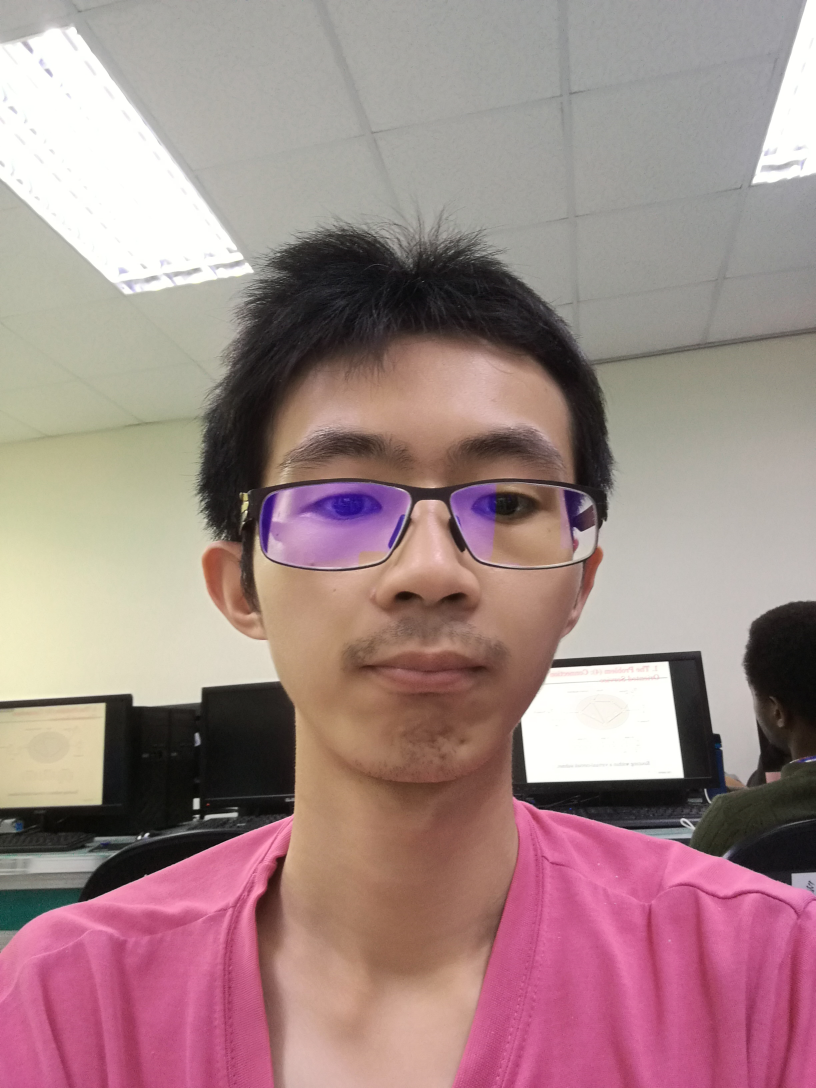
#> input picture training-data/s3/IMG_20190411_211313.jpg, 2448 x 3264 px (shown at 1/3 size); its folder holds only this picture in this run
$ python train.py
#> lines starting #> are read from the running program, lines starting #| are printed output that depends on the picture
### Face.py
import cv2
import os
import numpy as np


#there is no label 0 in our training data so subject name for index/label 0 is empty
classification_label = ["unknow", "Ramiz Raja", "Elvis Presley", "Michael"]

#create our LBPH face recognizer
face_recognizer = cv2.face.LBPHFaceRecognizer_create()


#function to detect face using OpenCV
def detect_face(img):
    #convert the test image to gray image as opencv face detector expects gray images
    gray = cv2.cvtColor(img, cv2.COLOR_BGR2GRAY)

    #load OpenCV face detector, I am using LBP which is fast
    #there is also a more accurate but slow Haar classifier
    face_cascade = cv2.CascadeClassifier('opencv-files/lbpcascade_frontalface.xml')

    #let's detect multiscale (some images may be closer to camera than others) images
    #result is a list of faces
    faces = face_cascade.detectMultiScale(gray, scaleFactor=1.2, minNeighbors=5);

    #if no faces are detected then return original img
    if (len(faces) == 0):
        return None, None

    #under the assumption that there will be only one face,
    #extract the face area
    (x, y, w, h) = faces[0]

    #return only the face part of the image
    return gray[y:y+w, x:x+h], faces[0]


def prepare_training_data(data_folder_path):

    #------STEP-1--------
    #get the directories (one directory for each subject) in data folder
#> called with data_folder_path = 'training-data'
    dirs = os.listdir(data_folder_path)

    #list to hold all subject faces
    faces = []
    #list to hold labels for all subjects
    labels = []

    #let's go through each directory and read images within it
    for dir_name in dirs:

        #our subject directories start with letter 's' so
        #ignore any non-relevant directories if any
        if not dir_name.startswith("s"):
            continue;

        #------STEP-2--------
        #extract label number of subject from dir_name
        #format of dir name = slabel
        #, so removing letter 's' from dir_name will give us label
        label = int(dir_name.replace("s", ""))

        #build path of directory containin images for current subject subject
        #sample subject_dir_path = "training-data/s1"
        subject_dir_path = data_folder_path + "/" + dir_name

        #get the images names that are inside the given subject directory
        subject_images_names = os.listdir(subject_dir_path)

        #------STEP-3--------
        #go through each image name, read image,
        #detect face and add face to list of faces
        for image_name in subject_images_names:

            #ignore system files like .DS_Store
            if image_name.startswith("."):
                continue;

            #build image path
            #sample image path = training-data/s1/1.pgm
            image_path = subject_dir_path + "/" + image_name

            #read image
            image = cv2.imread(image_path)
#> image is the input picture: shape (3264, 2448, 3); mean B, G, R 135.4, 136, 162.6

            #display an image window to show the image
            cv2.imshow("Training on image...", cv2.resize(image, (400, 500)))
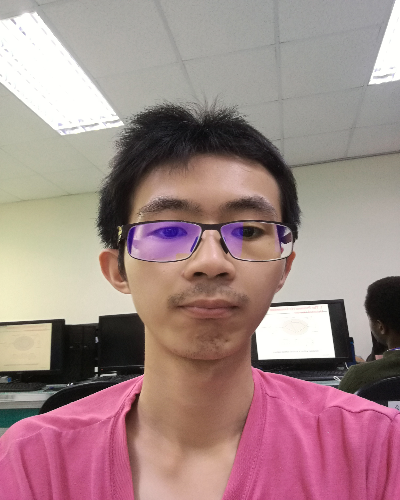
#> window 'Training on image...': shape (500, 400, 3); mean B, G, R 135.2, 135.9, 162.4
            cv2.waitKey(50)

            #detect face
            face, rect = detect_face(image)
#> in detect_face, `gray = cv2.cvtColor(img, cv2.COLOR_BGR2GRAY)`:
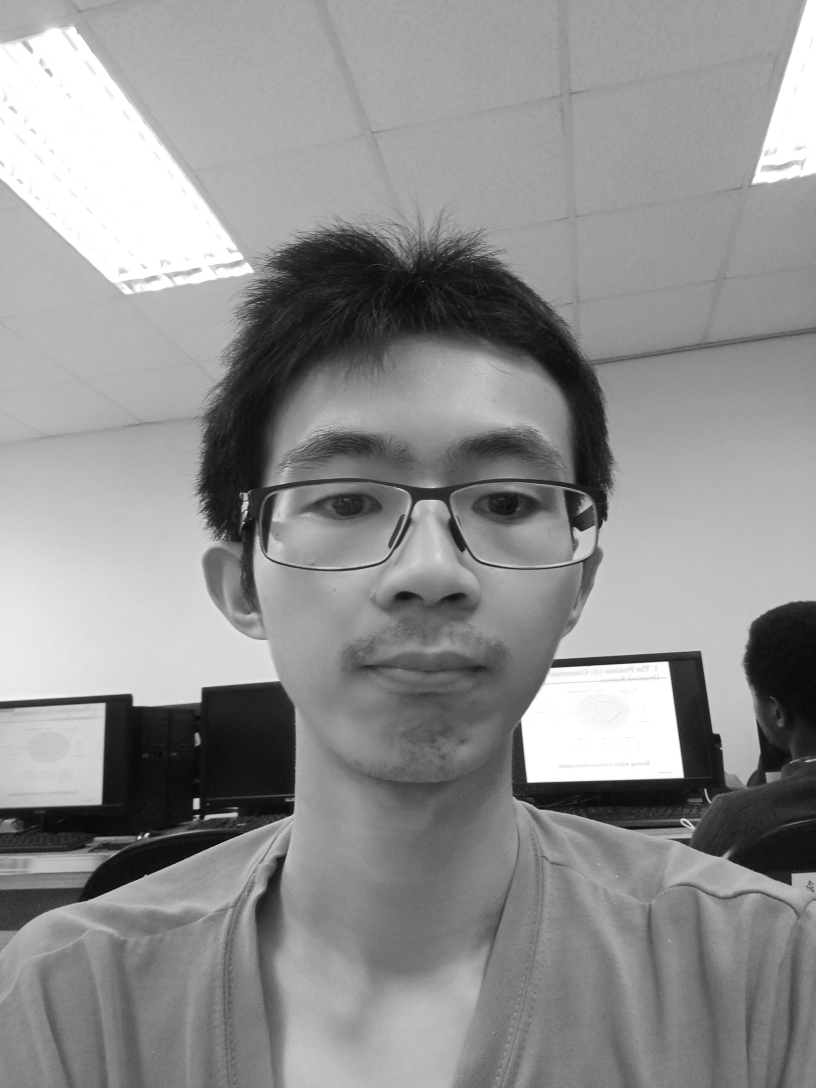
#> gray: shape (3264, 2448) (shown at 1/3 size); min 1, max 255, mean 143.9

            #------STEP-4--------
            #for the purpose of this tutorial
            #we will ignore faces that are not detected
            if face is not None:
                #add face to list of faces
                faces.append(face)
                #add label for this face
                labels.append(label)
    cv2.waitKey(1)
    cv2.destroyAllWindows()

    return faces, labels


def draw_rectangle(img, rect):
    (x, y, w, h) = rect
    cv2.rectangle(img, (x, y), (x+w, y+h), (0, 255, 0), 2)


def draw_text(img, text, x, y):
    cv2.putText(img, text, (x, y), cv2.FONT_HERSHEY_PLAIN, 1.5, (0, 255, 0), 2)


# [20 lines left out: function predict, not called in this run]

### train.py
import os
import cv2
import numpy as np
from Face import prepare_training_data, predict, classification_label, face_recognizer


print("[FACE] Preparing data...")
#> (the run stopped early here; a loop or call above may not have finished)

$ run again, on training-data/s3/IMG_20190411_211346.jpg
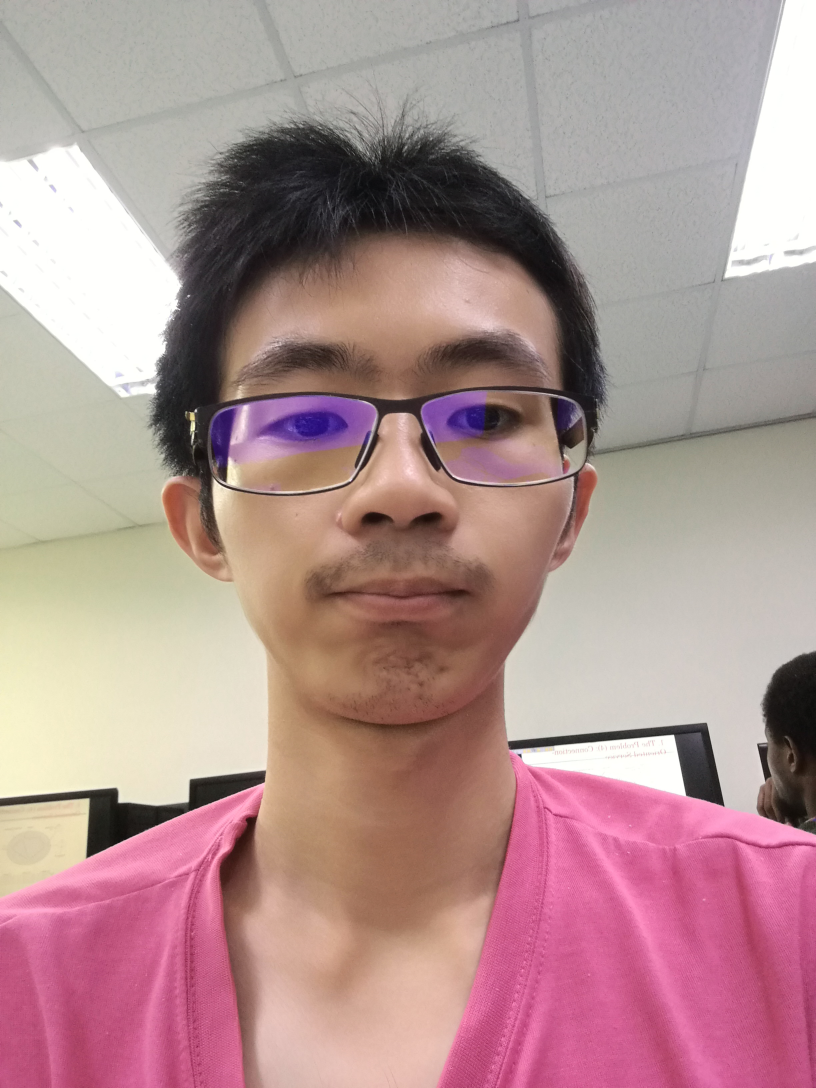
#> input picture training-data/s3/IMG_20190411_211346.jpg, 2448 x 3264 px (shown at 1/3 size)
#> in prepare_training_data, image is the input picture: shape (3264, 2448, 3); mean B, G, R 145.3, 145.6, 177.4
#> in prepare_training_data, `cv2.imshow("Training on image...", cv2.resize(image, (400, 500)))`:
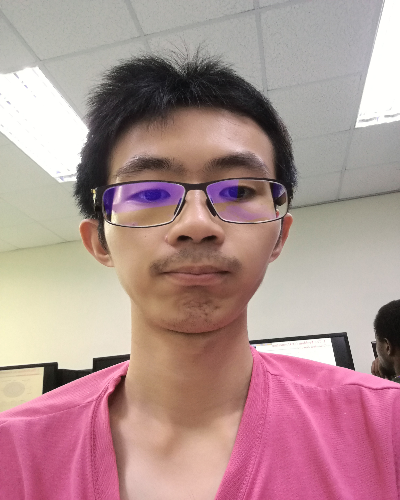
#> window 'Training on image...': shape (500, 400, 3); mean B, G, R 145.2, 145.5, 177.3
#> in detect_face, `gray = cv2.cvtColor(img, cv2.COLOR_BGR2GRAY)`:
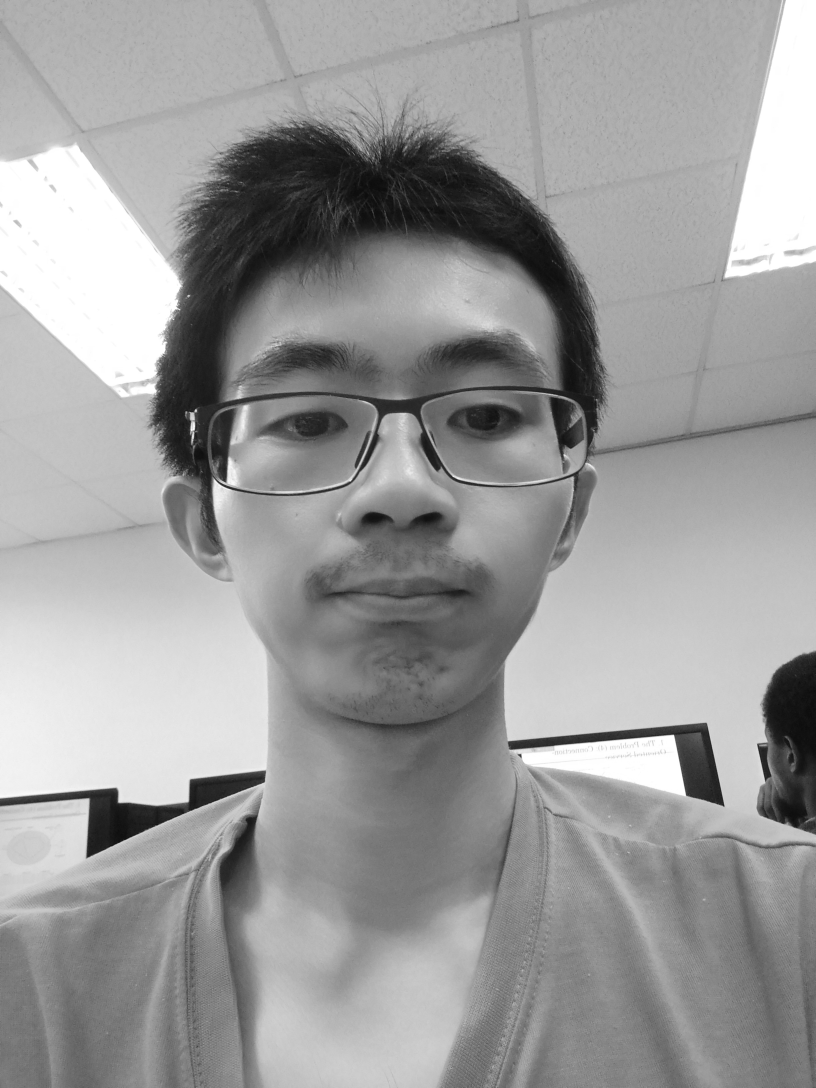
#> gray: shape (3264, 2448) (shown at 1/3 size); min 7, max 255, mean 155.1

$ run again, on training-data/s3/IMG_20190411_211316.jpg
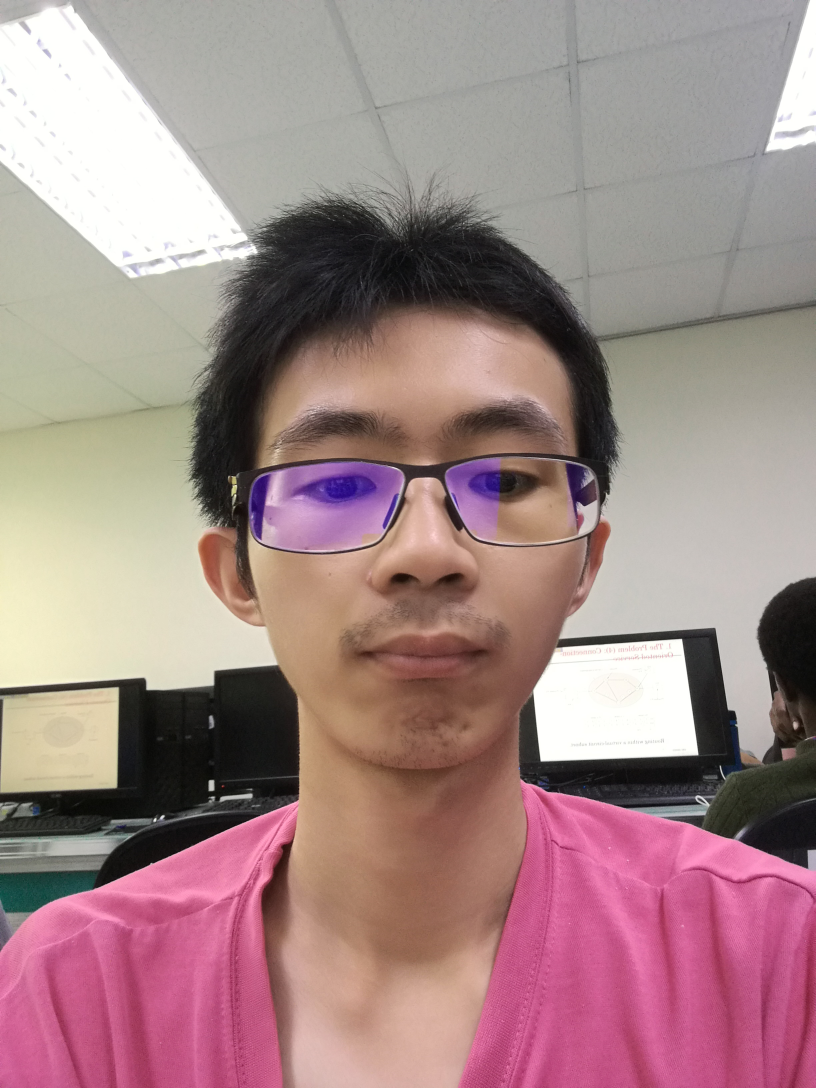
#> input picture training-data/s3/IMG_20190411_211316.jpg, 2448 x 3264 px (shown at 1/3 size)
#> in prepare_training_data, image is the input picture: shape (3264, 2448, 3); mean B, G, R 135.7, 135.7, 163.8
#> in prepare_training_data, `cv2.imshow("Training on image...", cv2.resize(image, (400, 500)))`:
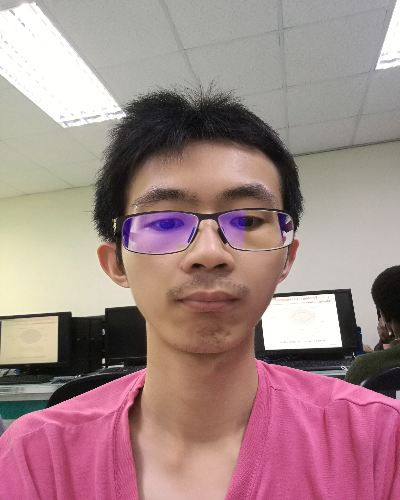
#> window 'Training on image...': shape (500, 400, 3); mean B, G, R 135.6, 135.6, 163.7
#> in detect_face, `gray = cv2.cvtColor(img, cv2.COLOR_BGR2GRAY)`:
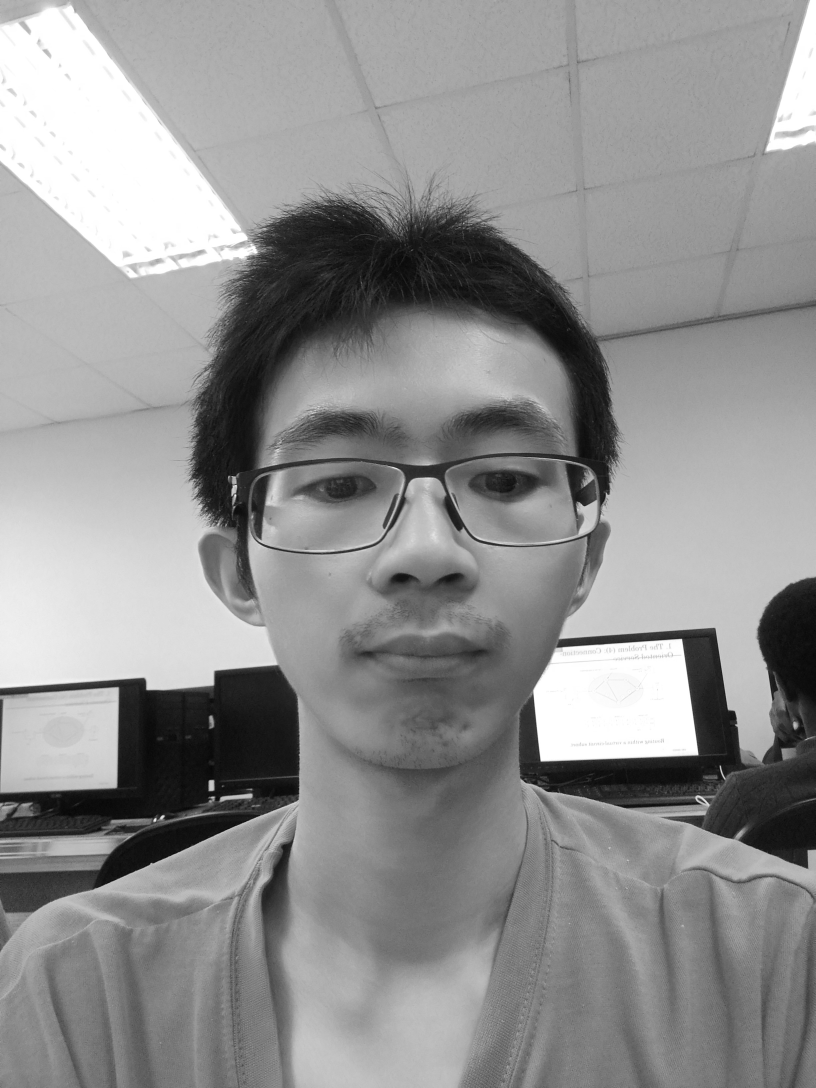
#> gray: shape (3264, 2448) (shown at 1/3 size); min 0, max 255, mean 144.2

$ run again, on training-data/s3/IMG_20190411_211345.jpg
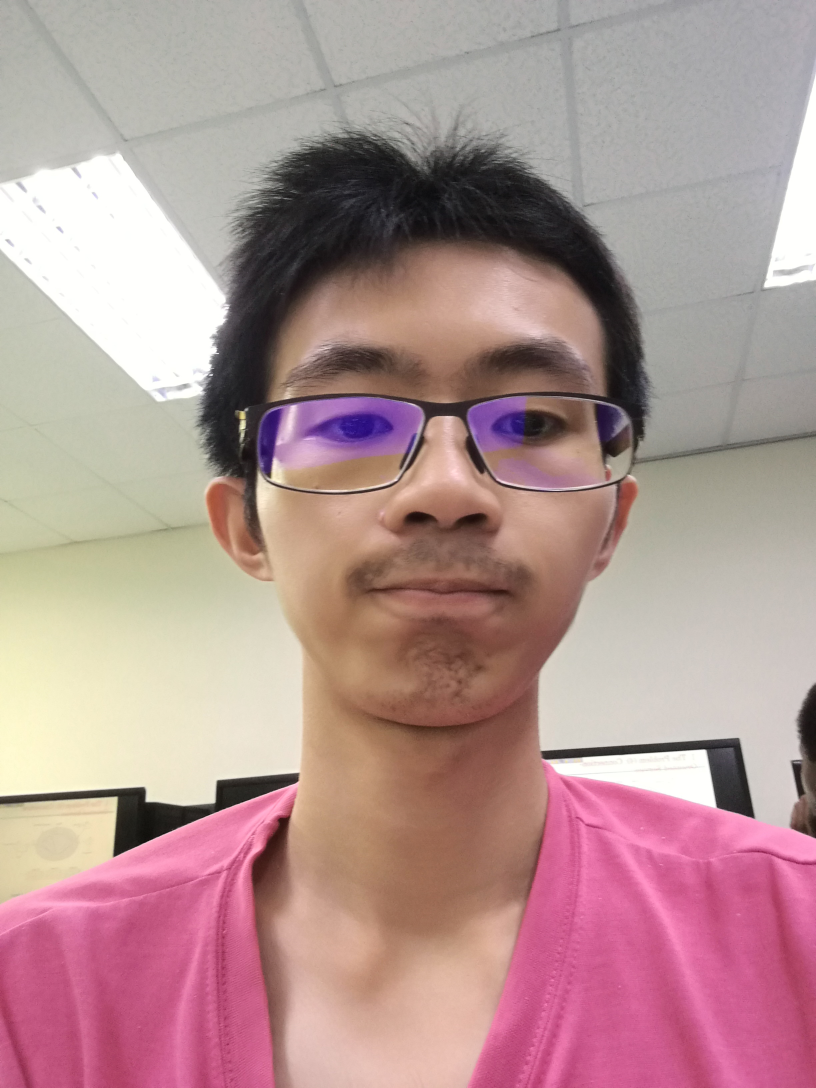
#> input picture training-data/s3/IMG_20190411_211345.jpg, 2448 x 3264 px (shown at 1/3 size)
#> in prepare_training_data, image is the input picture: shape (3264, 2448, 3); mean B, G, R 147, 148, 179.2
#> in prepare_training_data, `cv2.imshow("Training on image...", cv2.resize(image, (400, 500)))`:
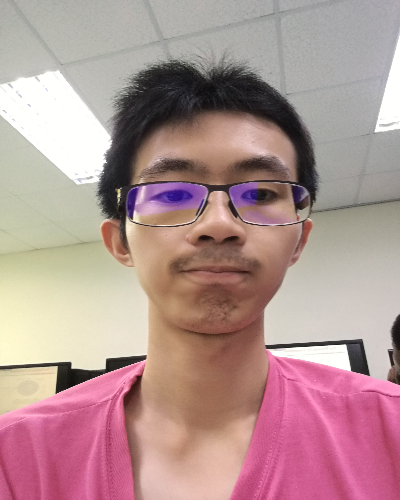
#> window 'Training on image...': shape (500, 400, 3); mean B, G, R 146.9, 147.9, 179
#> in detect_face, `gray = cv2.cvtColor(img, cv2.COLOR_BGR2GRAY)`:
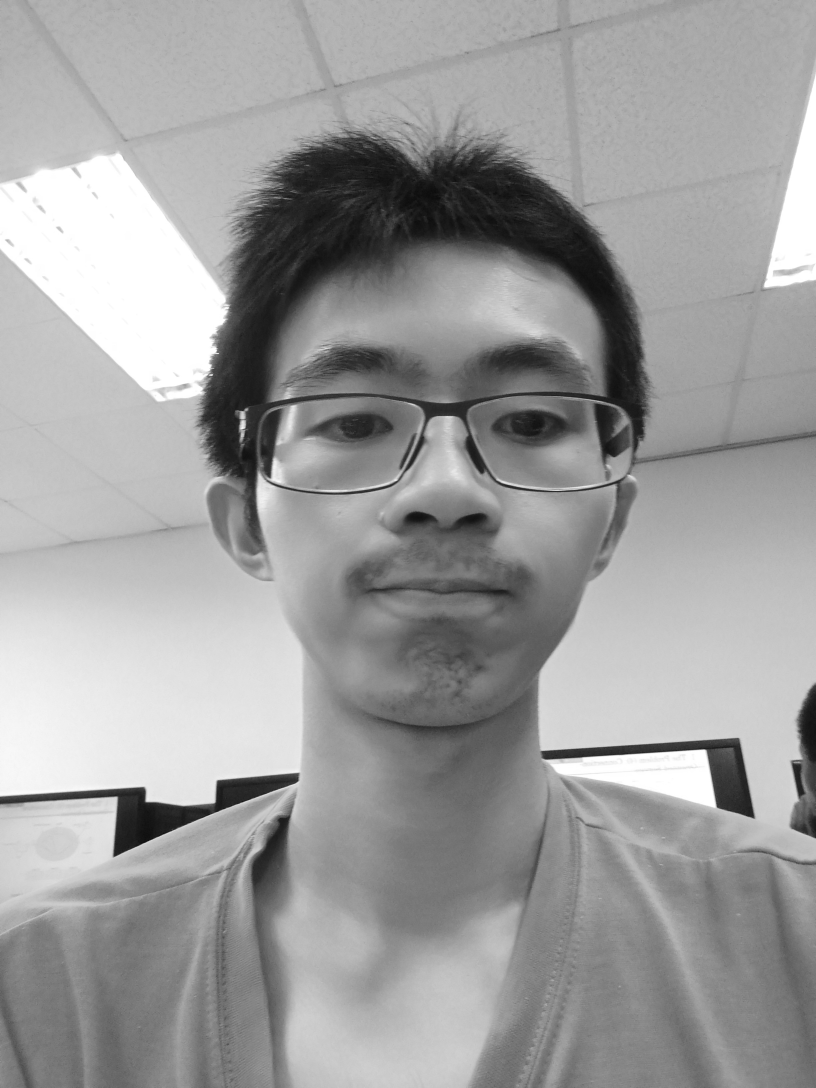
#> gray: shape (3264, 2448) (shown at 1/3 size); min 1, max 255, mean 157.2
